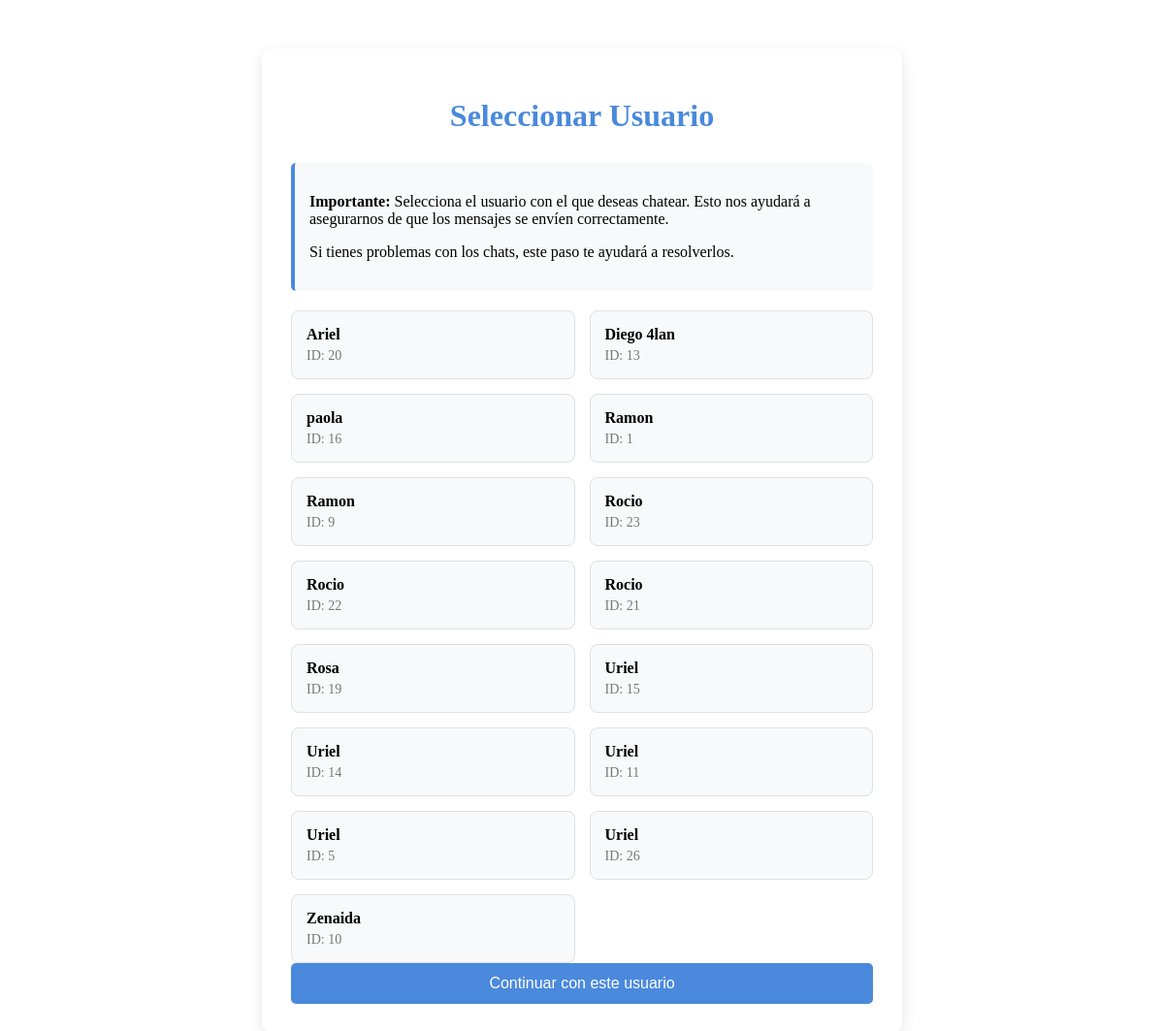
/seleccionar_usuario.php, run on the app's committed database.
### tables this page shows
CREATE TABLE `usuario` (
  `IDusuario` int(11) NOT NULL,
  `Nombre` varchar(100) NOT NULL,
  `Contraseña` varchar(255) NOT NULL,
  `Apellidos` varchar(100) NOT NULL,
  `NombreUsuario` varchar(50) NOT NULL,
  `Correo` varchar(100) NOT NULL,
  `FechaNacimiento` date NOT NULL,
  `Rol` enum('admin','usuario','super') NOT NULL DEFAULT 'usuario',
  `FechaRegistro` timestamp NOT NULL DEFAULT current_timestamp(),
  `Estado` enum('activo','inactivo') DEFAULT 'activo',
  `Genero` enum('masculino','femenino','otro') DEFAULT 'otro',
  `IDmultimedia` int(11) DEFAULT NULL,
  `Avatar` mediumblob DEFAULT NULL,
  `TipoPrivacidad` enum('comprador','vendedor','ambos') NOT NULL DEFAULT 'comprador'
);

### seleccionar_usuario.php (the view, shortened to what this page needs)
<?php
include 'conexionCapa.php';
$stmt = $conn->query("SELECT IDusuario, Nombre FROM usuario ORDER BY Nombre");
$usuarios = [];
while ($row = $stmt->fetch_assoc()) {
    $usuarios[] = $row;
}
?>
<!DOCTYPE html>
<html lang="es">
<head>
    <link rel="stylesheet" href="styles-mejorado.css">
</head>
<body>
    <div class="seleccion-container">
        <h1>Seleccionar Usuario</h1>
        <div class="instrucciones">
            <p><strong>Importante:</strong> Selecciona el usuario con el que deseas chatear. Esto nos ayudará a asegurarnos de que los mensajes se envíen correctamente.</p>
            <p>Si tienes problemas con los chats, este paso te ayudará a resolverlos.</p>
        </div>
        <form method="post" action="">
            <div class="usuario-grid">
                <?php foreach ($usuarios as $usuario): ?>
                <div class="usuario-card" data-id="<?= $usuario['IDusuario'] ?>" onclick="seleccionarUsuario(<?= $usuario['IDusuario'] ?>, this)">
                    <div class="usuario-nombre"><?= htmlspecialchars($usuario['Nombre']) ?></div>
                    <div class="usuario-id">ID: <?= $usuario['IDusuario'] ?></div>
                </div>
                <?php endforeach; ?>
            </div>
            <button type="submit" id="submit-btn" disabled>Continuar con este usuario</button>
        </form>
    </div>
</body>
</html>

### seleccionar_usuario.php (style rules this page uses)
.seleccion-container { max-width: 600px; margin: 50px auto; padding: 30px; background-color: #fff; border-radius: 10px; box-shadow: 0 5px 15px rgba(0,0,0,0.1); }
h1 { text-align: center; margin-bottom: 30px; color: #4a89dc; }
.instrucciones { background-color: #f8f9fa; padding: 15px; border-radius: 5px; margin-bottom: 20px; border-left: 4px solid #4a89dc; }
.usuario-grid { display: grid; grid-template-columns: repeat(auto-fill, minmax(250px, 1fr)); gap: 15px; margin-top: 20px; }
.usuario-card { background-color: #f8f9fa; border: 1px solid #e0e0e0; border-radius: 8px; padding: 15px; cursor: pointer; transition: all 0.3s ease; }
.usuario-nombre { font-weight: bold; font-size: 16px; margin-bottom: 5px; }
.usuario-id { color: #777; font-size: 14px; }
form { margin-top: 20px; }
button { display: block; width: 100%; padding: 12px; background-color: #4a89dc; color: white; border: none; border-radius: 5px; cursor: pointer; font-size: 16px; transition: background-color 0.3s; }

### data on the page
usuario: Nombre "Ariel", IDusuario "20"
usuario: Nombre "Diego 4lan", IDusuario "13"
usuario: Nombre "paola", IDusuario "16"
usuario: Nombre "Ramon", IDusuario "1"
usuario: Nombre "Ramon", IDusuario "9"
usuario: Nombre "Rocio", IDusuario "23"
usuario: Nombre "Rocio", IDusuario "22"
usuario: Nombre "Rocio", IDusuario "21"
usuario: Nombre "Rosa", IDusuario "19"
usuario: Nombre "Uriel", IDusuario "15"
usuario: Nombre "Uriel", IDusuario "14"
usuario: Nombre "Uriel", IDusuario "11"
usuario: Nombre "Uriel", IDusuario "5"
usuario: Nombre "Uriel", IDusuario "26"
usuario: Nombre "Zenaida", IDusuario "10"
